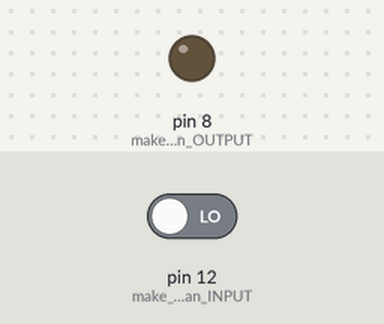
A sketch run on a simulated Arduino Uno, built with avr-gcc and run on an emulated ATmega328P. Shown: output pins drawn as LEDs (lit = HIGH). Inputs (shaded band) come from the test bench; at power-on: pin 12 (make_the_12_pin_an_INPUT) LOW.

Above: at 1.2 s.
1.3 s: pin 12 (make_the_12_pin_an_INPUT) driven HIGH
At 2.0 s:
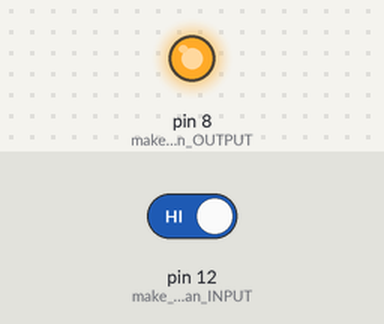
2.8 s: pin 12 (make_the_12_pin_an_INPUT) driven LOW
At 3.1 s:
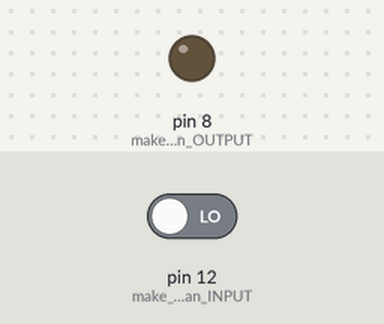
Timing chart, 0 to 5.8 s (numbered marks = the images above; inputs shaded):
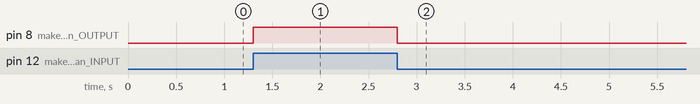

Measured:
- after the input at 1.3 s, pin 8 (make_the_8_pin_an_OUTPUT): LOW → HIGH at once
- after the input at 2.8 s, pin 8 (make_the_8_pin_an_OUTPUT): HIGH → LOW at once

The sketch:

PIR_Code.ino
```cpp
void setup()
{
  pinMode(12, INPUT);  // make the 12 pin an INPUT:
  pinMode(8, OUTPUT);  // make the 8 pin an OUTPUT:
}
void loop()
{
  int PIR_State = digitalRead(12);  // read the input pin:

  if(PIR_State == HIGH)   // Check if PIR Sensor Detected Motion
  {
    digitalWrite(8,HIGH);  // Turn ON LED
  }
  else
  digitalWrite(8,LOW);  // Turn OFF LED
}
```
